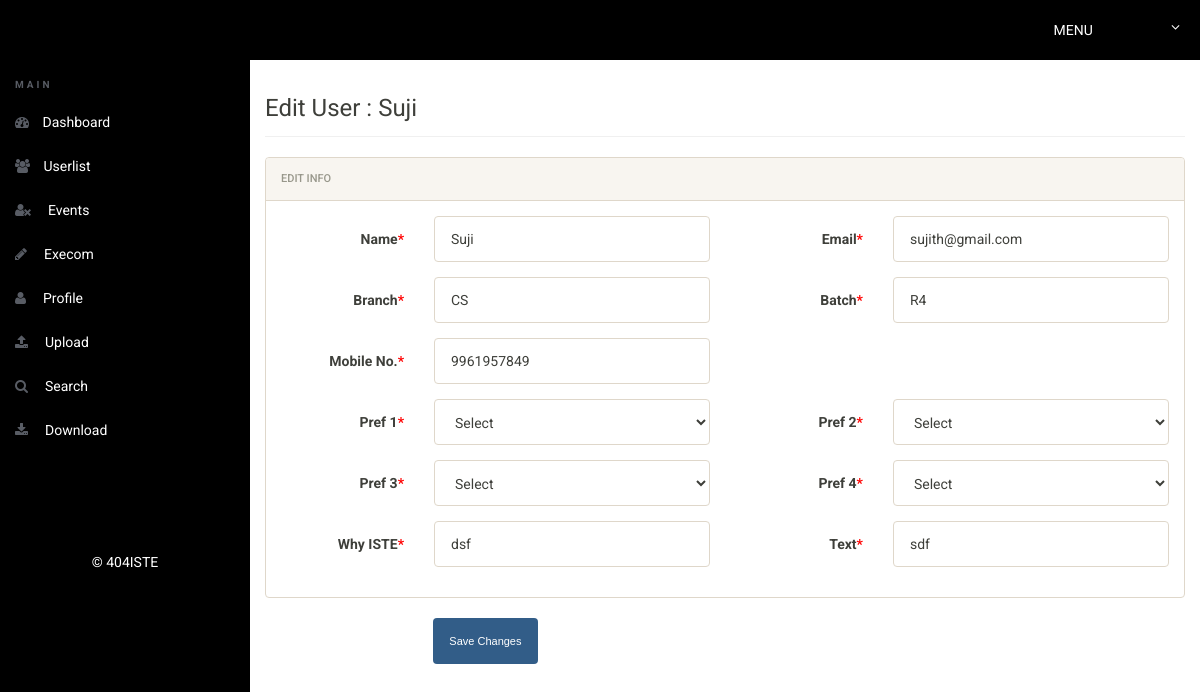
Page /admin/edit-user.php?edit=1 (signed in) on the committed database.
### tables this page shows
CREATE TABLE `users` (
  `id` int(11) NOT NULL,
  `name` varchar(50) NOT NULL,
  `email` varchar(50) NOT NULL,
  `branch` varchar(50) NOT NULL,
  `batch` varchar(50) NOT NULL,
  `mobile` varchar(50) NOT NULL,
  `prefa` varchar(50) NOT NULL,
  `prefb` varchar(50) NOT NULL,
  `prefc` varchar(50) NOT NULL,
  `prefd` varchar(50) NOT NULL,
  `why` varchar(50) NOT NULL,
  `text` varchar(50) NOT NULL,
  `status` int(10) NOT NULL
);

### admin/edit-user.php (the view, shortened to what this page needs)
<?php
include('includes/config.php');
if(strlen($_SESSION['alogin'])==0)
	{
header('location:index.php');
}
else{
if(isset($_GET['edit']))
	{
		$editid=$_GET['edit'];
	}
?>
<!doctype html>
<html lang="en" class="no-js">
<head>
	<link rel="stylesheet" href="css/font-awesome.min.css">
	<link rel="stylesheet" href="css/bootstrap.min.css">
	<link rel="stylesheet" href="css/dataTables.bootstrap.min.css">
	<link rel="stylesheet" href="css/bootstrap-social.css">
	<link rel="stylesheet" href="css/bootstrap-select.css">
	<link rel="stylesheet" href="css/fileinput.min.css">
	<link rel="stylesheet" href="css/awesome-bootstrap-checkbox.css">
	<link rel="stylesheet" href="css/style.css">
</head>
<body>
<?php
		$sql = "SELECT * from users where id = :editid";
		$query = $dbh -> prepare($sql);
		$query->bindParam(':editid',$editid,PDO::PARAM_INT);
		$query->execute();
		$result=$query->fetch(PDO::FETCH_OBJ);
?>
	<?php include('includes/header.php');?>
	<div class="ts-main-content">
	<?php include('includes/leftbar.php');?>
		<div class="content-wrapper">
			<div class="container-fluid">
				<div class="row">
					<div class="col-md-12">
						<h3 class="page-title">Edit User : <?php echo htmlentities($result->name); ?></h3>
						<div class="row">
							<div class="col-md-12">
								<div class="panel panel-default">
									<div class="panel-heading">Edit Info</div>
									<div class="panel-body">
<form method="post" class="form-horizontal" enctype="multipart/form-data" name="imgform">
<div class="form-group">
<label class="col-sm-2 control-label">Name<span style="color:red">*</span></label>
<div class="col-sm-4">
<input type="text" name="name" class="form-control" required value="<?php echo htmlentities($result->name);?>">
</div>
<label class="col-sm-2 control-label">Email<span style="color:red">*</span></label>
<div class="col-sm-4">
<input type="email" name="email" class="form-control" required value="<?php echo htmlentities($result->email);?>">
</div>
</div>
<div class="form-group">
<label class="col-sm-2 control-label">Branch<span style="color:red">*</span></label>
<div class="col-sm-4">
<input type="text" name="branch" class="form-control" required value="<?php echo htmlentities($result->branch);?>">
</div>
<label class="col-sm-2 control-label">Batch<span style="color:red">*</span></label>
<div class="col-sm-4">
<input type="email" name="batch" class="form-control" required value="<?php echo htmlentities($result->batch);?>">
</div>
</div>
<div class="form-group">
<label class="col-sm-2 control-label">Mobile No.<span style="color:red">*</span></label>
<div class="col-sm-4">
<input type="number" name="mobileno" class="form-control" required value="<?php echo htmlentities($result->mobile);?>">
</div>
</div>
<div class="form-group">
<label class="col-sm-2 control-label">Pref 1<span style="color:red">*</span></label>
<div class="col-sm-4">
<select name="gender" class="form-control" required>
							<option value="">Select</option>
                            </select>
</div>
<label class="col-sm-2 control-label">Pref 2<span style="color:red">*</span></label>
<div class="col-sm-4">
<select name="gender" class="form-control" required>
							<option value="">Select</option>
                            </select>
</div>
</div>
<div class="form-group">
<label class="col-sm-2 control-label">Pref 3<span style="color:red">*</span></label>
<div class="col-sm-4">
<select name="gender" class="form-control" required>
							<option value="">Select</option>
                            </select>
</div>
<label class="col-sm-2 control-label">Pref 4<span style="color:red">*</span></label>
<div class="col-sm-4">
<select name="gender" class="form-control" required>
							<option value="">Select</option>
                            </select>
</div>
</div>
<div class="form-group">
<label class="col-sm-2 control-label">Why ISTE<span style="color:red">*</span></label>
<div class="col-sm-4">
<input type="text" name="why" class="form-control" required value="<?php echo htmlentities($result->why);?>">
</div>
<label class="col-sm-2 control-label">Text<span style="color:red">*</span></label>
<div class="col-sm-4">
<input type="text" name="text" class="form-control" required value="<?php echo htmlentities($result->text);?>">
</div>
</div>
</div>
</div>
<div class="form-group">
	<div class="col-sm-8 col-sm-offset-2">
		<button class="btn btn-primary" name="submit" type="submit">Save Changes</button>
	</div>
</div>
									</div>
								</div>
							</div>
						</div>
					</div>
				</div>
			</div>
</body>
</html>
<?php } ?>

### admin/css/style.css (style rules this page uses)
html { font-size: 14px; }
@media only screen and (min-width: 480px) { html { font-size: 17px; } }
@media only screen and (min-width: 768px) { html { font-size: 14px; } }
body { font-size: 1em; }
.btn { font-family: "Oswald", sans-serif; }
.panel { overflow: hidden; }
.btn { text-transform: none; }
.page-title { padding-bottom: 15px; margin-bottom: 20px; border-bottom: 1px solid #f0f0f0; }
.ts-main-content .content-wrapper { padding-top: 15px; margin-top: 60px; }
@media only screen and (min-width: 992px) { .ts-main-content .content-wrapper { margin-left: 250px; } }

### rows in the picture
users: name "Suji", email "sujith@gmail.com", branch "CS", batch "R4", mobileno "9961957849", why "dsf", text "sdf"
